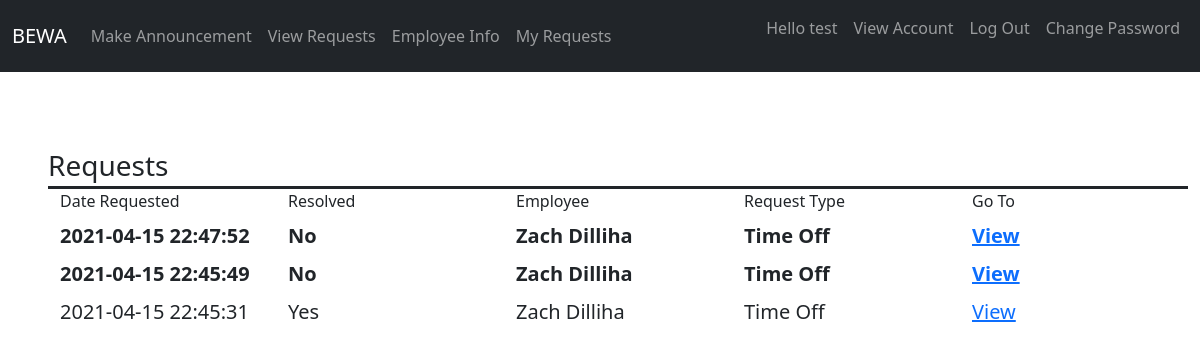
The page /requests/requests.php (signed in) on the database as committed earlier.
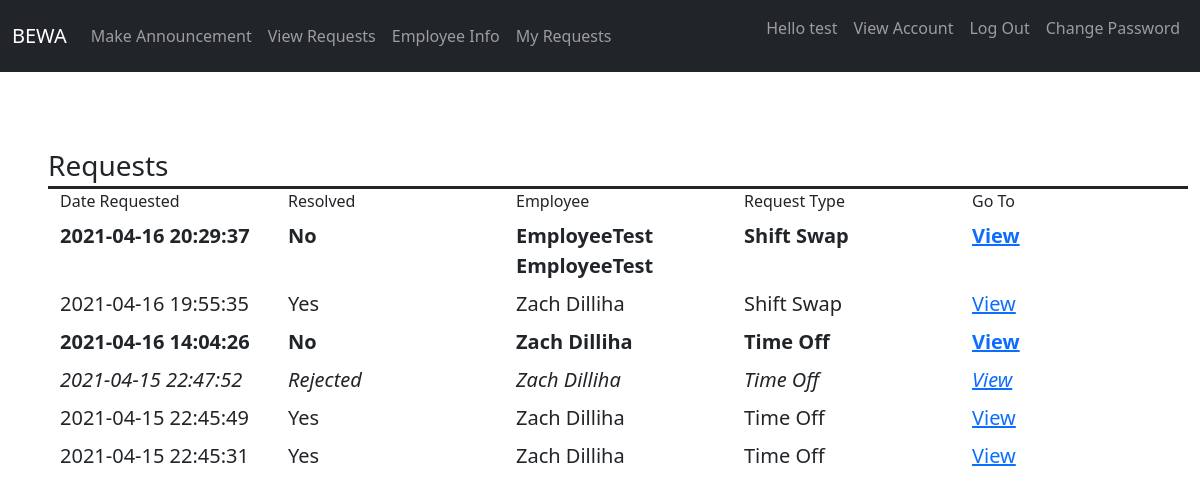
The same page on the database as committed later.
### tables this page shows
CREATE TABLE `request` (
  `rid` int(11) NOT NULL,
  `empID` int(11) NOT NULL,
  `reqType` tinyint(1) NOT NULL,
  `timeOffID` int(11) DEFAULT NULL,
  `shiftSwapID` int(11) DEFAULT NULL,
  `start_req` datetime NOT NULL DEFAULT current_timestamp(),
  `resolved` tinyint(1) NOT NULL
);

CREATE TABLE `users` (
  `uid` int(11) NOT NULL,
  `username` varchar(50) NOT NULL,
  `password` varchar(255) NOT NULL,
  `created_at` datetime DEFAULT current_timestamp(),
  `isAdmin` tinyint(1) NOT NULL,
  `firstName` text NOT NULL,
  `lastName` text NOT NULL
);

### requests/requests.php (the view, shortened to what this page needs)
<?php
require '../header.php';
require_once "../includes/dbh.inc.php";
?>
<html lang="en">
<head>
</head>
<body>
<br><br><br>
<div class="container mx-5">
    <div class="row fs-3 border-bottom border-3 border-dark">
    Requests
    </div>
    <div class="row mb-2">
        <div class="col">
        Date Requested
        </div>
        <div class="col">
        Resolved
        </div>
        <div class="col">
        Employee
        </div>
        <div class="col">
        Request Type
        </div>
        <div class="col">
        Go To
        </div>
    </div>
    <?php
    $sqlTest = 'request.start_req';
    $sql = "SELECT * FROM request, employee, users WHERE request.empID=employee.empID AND employee.uid=users.uid ORDER BY $sqlTest DESC";
        $result = $conn->query($sql);
        if ($result->num_rows > 0) {
            while($row = $result->fetch_assoc()) {
                if ($row["resolved"] == 0) {
                  echo "<div class='row fw-bold mb-2'>";
                }
                elseif($row["resolved"] == 2) {
                  echo "<div class='row fst-italic mb-2'>";
                }else{
                  echo "<div class='row mb-2'>";
                }
                  echo "<div class='col fs-5'>";
                    echo $row["start_req"];
                  echo "</div>";
                  echo "<div class='col fs-5'>";
                    if ($row["resolved"] == 0) {
                        echo "No";
                    }
                    elseif($row["resolved"] == 2) {
                      echo "Rejected";
                    }else{
                      echo "Yes";
                    }
                  echo "</div>";
                  echo "<div class='col fs-5'>";
                    echo $row["firstName"]." ".$row['lastName'];
                  echo "</div>";
                  echo "<div class='col fs-5'>";
                      if($row["reqType"]==0){
                        echo "Shift Swap";
                      }else{
                        echo "Time Off";
                      }
                  echo "</div>";
                  echo "<div class='col fs-5'>";
                    echo '<a href="viewRequest.php?rid='. $row['rid'] .'" class="mr-3" title="View Record">View</a>';
                  echo "</div>";
                  echo "</div>";
            }
        } else {
            echo "0 results";
        }
    ?>
  </div>
</body>
</html>

### header.php (shortened to what this page needs)
<!DOCTYPE html>
<html lang="en">
<head>
    <link href="https://cdn.jsdelivr.net/npm/bootstrap@5.0.0-beta1/dist/css/bootstrap.min.css" rel="stylesheet">
</head>
<body>
    <nav class="navbar navbar-expand-lg navbar-dark bg-dark">
      <div class="container-fluid">
        <a class="navbar-brand" href="/bewa-repo/home.php">BEWA</a>
        <div class="collapse navbar-collapse" id="navbarNavAltMarkup">
          <div class="navbar-nav">
            <?php if ($_SESSION["isAdmin"]==1) {
              echo "<a class=\"nav-link\" href=\"/bewa-repo/announcement.php\">Make Announcement</a>";
              echo "<a class=\"nav-link\" href=\"/bewa-repo/requests/requests.php\">View Requests</a>";
              echo "<a class=\"nav-link\" href=\"/bewa-repo/employees/employeeList.php\">Employee Info</a>";
            }
            echo "<a class=\"nav-link\" href=\"/bewa-repo/requests/myRequests.php\">My Requests</a>";
            ?>
          </div>
        </div>
        <div class="collapse navbar-collapse d-flex justify-content-end" id="navbarNavAltMarkup">
          <div class="navbar-nav">
            <?php echo "<p class=\"nav-link\">Hello ".htmlspecialchars($_SESSION["firstName"])."</p>";
                  echo '<a class=nav-link href=/bewa-repo/account.php?empID='. $_SESSION['empID'] .'">View Account</a>';?>
            <a class="nav-link" href="/bewa-repo/logout2.php">Log Out</a>
            <a class="nav-link" href="/bewa-repo/reset-password2.php">Change Password</a>
          </div>
        </div>
    </nav>
</body>
</html>

Rows that differ between the two databases and show on the page:
added request: start_req "2021-04-16 20:29:37", resolved "No", users.firstName "EmployeeTest", users.lastName "EmployeeTest", reqType "Shift Swap"
added request: start_req "2021-04-16 19:55:35", resolved "Yes", users.firstName "Zach", users.lastName "Dilliha", reqType "Shift Swap"
added request: start_req "2021-04-16 14:04:26", resolved "No", users.firstName "Zach", users.lastName "Dilliha", reqType "Time Off"
changed request (number 4 of 6 on the later page): resolved "No" → "Rejected"
changed request (number 5 of 6 on the later page): resolved "No" → "Yes"
